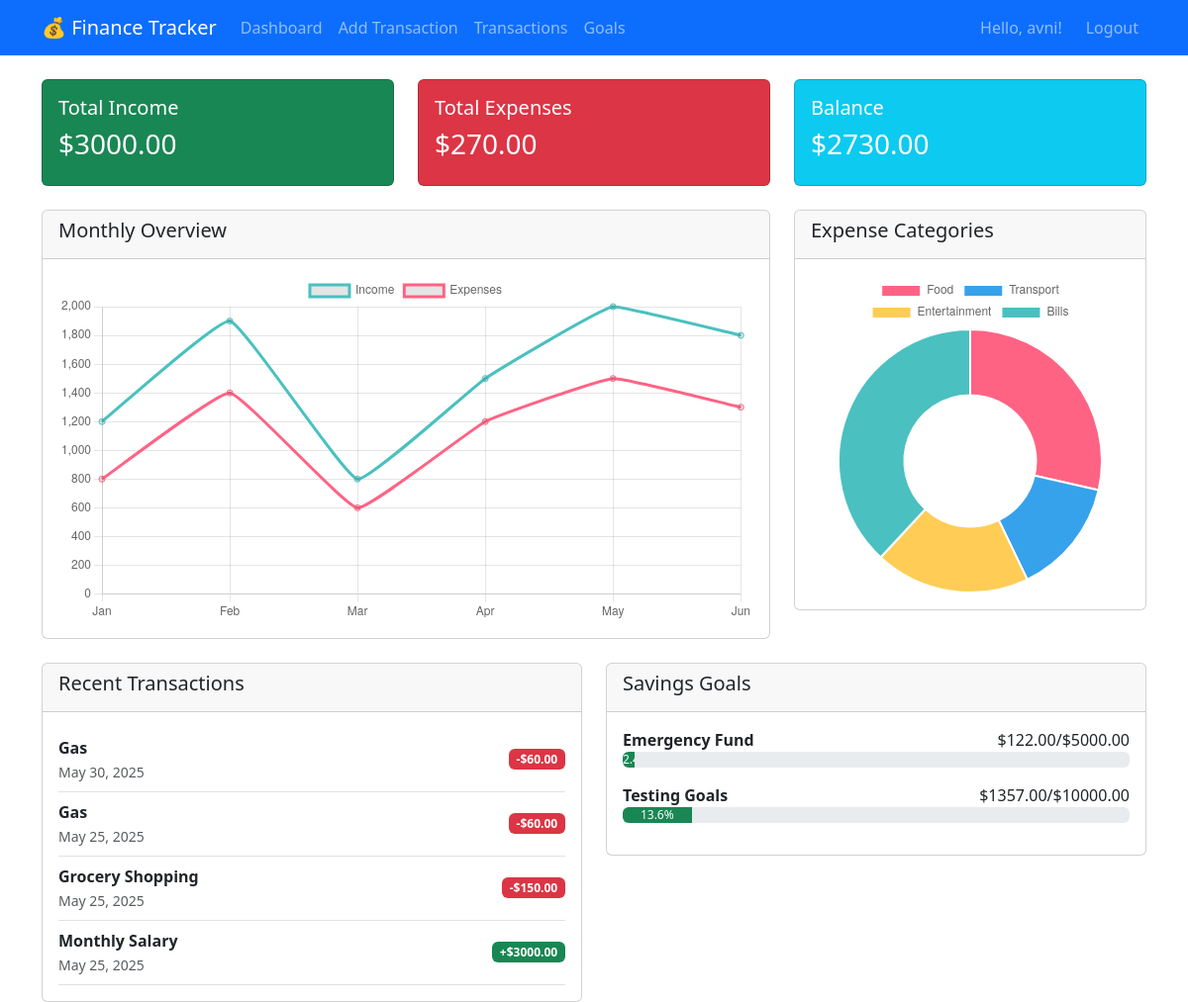
Page /dashboard/ (signed in) on the earlier database version.
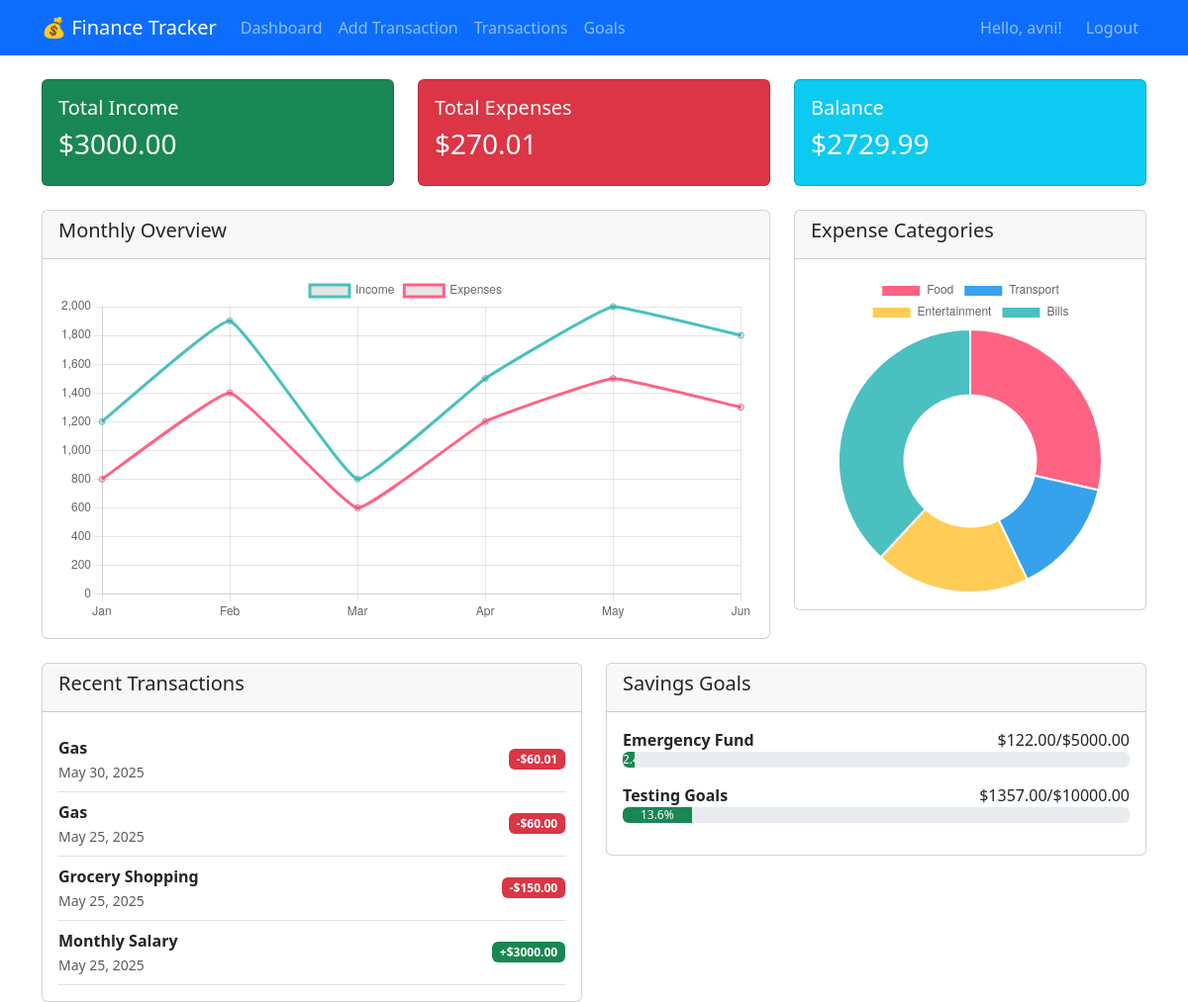
Same page on the later database version.
### tracker/models.py (models this page shows, shortened)
class Transaction(models.Model):
    TRANSACTION_TYPES = [
        ('income', 'Income'),
        ('expense', 'Expense'),
    ]
    user = models.ForeignKey(User, on_delete=models.CASCADE)
    amount = models.DecimalField(max_digits=10, decimal_places=2)
    description = models.CharField(max_length=200)
    category = models.ForeignKey(Category, on_delete=models.CASCADE)
    type = models.CharField(max_length=10, choices=TRANSACTION_TYPES)
    date = models.DateField(default=timezone.now)
    created_at = models.DateTimeField(auto_now_add=True)
    class Meta:
        ordering = ['-date', '-created_at']

### tracker/views.py (the view)
# urls.py: path('dashboard/', views.dashboard, name='dashboard'),
@login_required
def dashboard(request):
    total_income = Transaction.objects.filter(
        user=request.user, type='income'
    ).aggregate(Sum('amount'))['amount__sum'] or 0
    total_expenses = Transaction.objects.filter(
        user=request.user, type='expense'
    ).aggregate(Sum('amount'))['amount__sum'] or 0
    balance = total_income - total_expenses
    recent_transactions = Transaction.objects.filter(user=request.user)[:5]
    savings_goals = SavingsGoal.objects.filter(user=request.user)
    for goal in savings_goals:
        goal.progress_width = min(int(goal.progress_percentage), 100)
    context = {
        'total_income': total_income,
        'total_expenses': total_expenses,
        'balance': balance,
        'recent_transactions': recent_transactions,
        'savings_goals': savings_goals,
    }
    return render(request, 'tracker/dashboard.html', context)

### tracker/models.py (called while the page is built)
    @property
    def progress_percentage(self):
        if self.target_amount > 0:
            return min((float(self.current_amount) / float(self.target_amount)) * 100, 100)
        return 0

### templates/tracker/dashboard.html (shortened to what the changed rows need)
{% extends 'base.html' %}
{% block content %}
<div class="row">
    <div class="col-md-4">
        <div class="card bg-danger text-white dashboard-card">
            <div class="card-body">
                <h5>Total Expenses</h5>
                <h3>${{ total_expenses|floatformat:2 }}</h3>
            </div>
        </div>
    </div>
    <div class="col-md-4">
        <div class="card {% if balance >= 0 %}bg-info{% else %}bg-warning{% endif %} text-white dashboard-card">
            <div class="card-body">
                <h5>Balance</h5>
                <h3>${{ balance|floatformat:2 }}</h3>
            </div>
        </div>
    </div>
</div>
<div class="row mt-4">
    <div class="col-md-6">
        <div class="card">
            <div class="card-body">
                {% for transaction in recent_transactions %}
                    <div class="d-flex justify-content-between align-items-center border-bottom py-2">
                        <div>
                            <strong>{{ transaction.description }}</strong><br>
                            <small class="text-muted">{{ transaction.date }}</small>
                        </div>
                        <span class="badge {% if transaction.type == 'income' %}bg-success{% else %}bg-danger{% endif %}">
                            {% if transaction.type == 'income' %}+{% else %}-{% endif %}${{ transaction.amount }}
                        </span>
                    </div>
                {% endfor %}
            </div>
        </div>
    </div>
</div>
<script>
// Monthly Chart
const monthlyCtx = document.getElementById('monthlyChart').getContext('2d');
new Chart(monthlyCtx, {
    type: 'line',
    data: {
        labels: ['Jan', 'Feb', 'Mar', 'Apr', 'May', 'Jun'],
        datasets: [{
            label: 'Income',
            data: [1200, 1900, 800, 1500, 2000, 1800],
            borderColor: 'rgb(75, 192, 192)',
            tension: 0.1
        }, {
            label: 'Expenses',
            data: [800, 1400, 600, 1200, 1500, 1300],
            borderColor: 'rgb(255, 99, 132)',
            tension: 0.1
        }]
    },
    options: {
        responsive: true,
        scales: {
            y: {
                beginAtZero: true
            }
        }
    }
});
// Category Chart
const categoryCtx = document.getElementById('categoryChart').getContext('2d');
new Chart(categoryCtx, {
    type: 'doughnut',
    data: {
        labels: ['Food', 'Transport', 'Entertainment', 'Bills'],
        datasets: [{
            data: [300, 150, 200, 400],
            backgroundColor: [
                'rgb(255, 99, 132)',
                'rgb(54, 162, 235)',
                'rgb(255, 205, 86)',
                'rgb(75, 192, 192)'
            ]
        }]
    },
    options: {
        responsive: true
    }
});
</script>
{% endblock %}

Differences in the rows shown:
changed Transaction "May 30, 2025": amount "60.00" → "60.01"
Other differences:
{{ total_expenses|floatformat:2 }}: "270.00" → "270.01"
{{ balance|floatformat:2 }}: "2730.00" → "2729.99"
